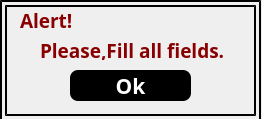
<?xml version="1.0" encoding="UTF-8"?>
<ui version="4.0">
 <class>MessageBox</class>
 <widget class="QWidget" name="MessageBox">
  <property name="geometry">
   <rect>
    <x>0</x>
    <y>0</y>
    <width>262</width>
    <height>119</height>
   </rect>
  </property>
  <property name="windowTitle">
   <string>Form</string>
  </property>
  <widget class="QLabel" name="label_17">
   <property name="geometry">
    <rect>
     <x>0</x>
     <y>0</y>
     <width>261</width>
     <height>121</height>
    </rect>
   </property>
   <property name="styleSheet">
    <string notr="true">
border-radius: 105px;

 border: 7px double black;

background-color:none;
border-color: rgb(0, 0, 0);
   
          
</string>
   </property>
   <property name="text">
    <string/>
   </property>
   <property name="scaledContents">
    <bool>true</bool>
   </property>
  </widget>
  <widget class="QLabel" name="label">
   <property name="geometry">
    <rect>
     <x>20</x>
     <y>10</y>
     <width>81</width>
     <height>20</height>
    </rect>
   </property>
   <property name="font">
    <font>
     <family>Segoe Print</family>
     <pointsize>14</pointsize>
     <weight>75</weight>
     <bold>true</bold>
    </font>
   </property>
   <property name="styleSheet">
    <string notr="true">
color: rgb(138, 0, 0);</string>
   </property>
   <property name="text">
    <string>Alert!</string>
   </property>
  </widget>
  <widget class="QLabel" name="label_2">
   <property name="geometry">
    <rect>
     <x>40</x>
     <y>40</y>
     <width>331</width>
     <height>20</height>
    </rect>
   </property>
   <property name="font">
    <font>
     <family>Segoe Print</family>
     <pointsize>14</pointsize>
     <weight>75</weight>
     <bold>true</bold>
    </font>
   </property>
   <property name="styleSheet">
    <string notr="true">
color: rgb(138, 0, 0);</string>
   </property>
   <property name="text">
    <string>Please,Fill all fields.</string>
   </property>
  </widget>
  <widget class="QPushButton" name="OkButton">
   <property name="geometry">
    <rect>
     <x>70</x>
     <y>70</y>
     <width>121</width>
     <height>31</height>
    </rect>
   </property>
   <property name="font">
    <font>
     <family>Segoe Print</family>
     <pointsize>16</pointsize>
     <weight>75</weight>
     <bold>true</bold>
    </font>
   </property>
   <property name="styleSheet">
    <string notr="true">QPushButton {
    color: white; /* لون النص */
    
	
	background-color: rgb(0, 0, 0);
    border-radius: 8px; /* تدوير الحواف (اختياري) */
    padding: 5px; /* مسافة داخلية */
}

QPushButton:hover {
    ; /* لون الخلفية عند التمرير */
	background-color:white;
    color: black; /* لون النص */
}





</string>
   </property>
   <property name="text">
    <string>Ok</string>
   </property>
  </widget>
 </widget>
 <resources/>
 <connections/>
</ui>
